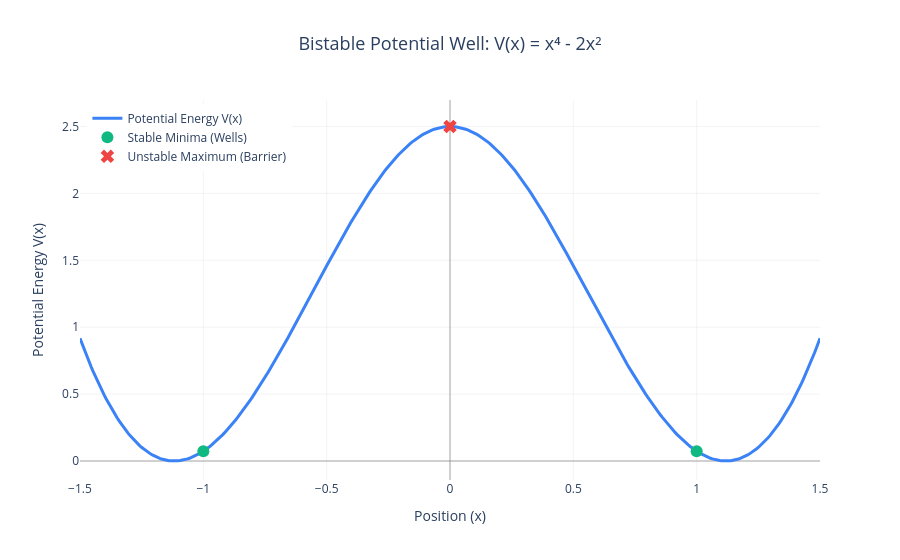
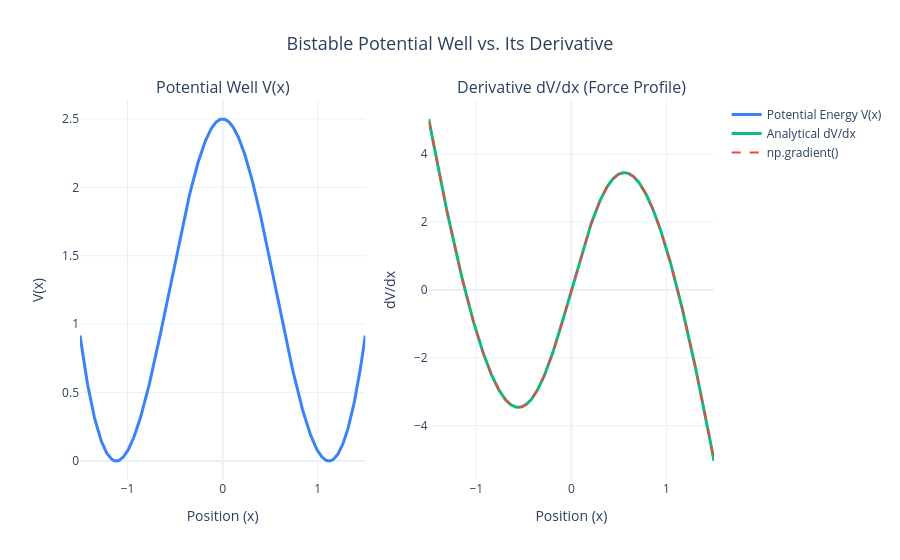

Notebook code cell kept with these figures, in order:
### Code cell
plot_potential()
plot_bistable_and_force()

### Figure 1 — Plotly figure (JSON) as saved in the notebook; plotly's stock layout.template omitted (floating-point values rounded to 4 significant figures; data arrays with more than 128 entries replaced by an {"elided": "..."} marker saying what was removed)
{"data": [{"line": {"color": "#3b82f6", "width": 3}, "mode": "lines", "name": "Potential Energy V(x)", "type": "scatter", "x": {"elided": "400 float values"}, "y": {"elided": "400 float values"}}, {"marker": {"color": "#10b981", "size": 12, "symbol": "circle"}, "mode": "markers", "name": "Stable Minima (Wells)", "type": "scatter", "x": [-1, 1], "y": [0.07359, 0.07359]}, {"marker": {"color": "#ef4444", "size": 12, "symbol": "x"}, "mode": "markers", "name": "Unstable Maximum (Barrier)", "type": "scatter", "x": [0], "y": [2.5]}], "layout": {"hovermode": "x unified", "legend": {"x": 0.01, "xanchor": "left", "y": 0.99, "yanchor": "top"}, "title": {"font": {"size": 18}, "text": "Bistable Potential Well: V(x) = x⁴ - 2x²", "x": 0.5}, "xaxis": {"gridcolor": "rgba(200, 200, 200, 0.2)", "title": {"text": "Position (x)"}, "zerolinecolor": "rgba(100, 100, 100, 0.3)"}, "yaxis": {"gridcolor": "rgba(200, 200, 200, 0.2)", "title": {"text": "Potential Energy V(x)"}, "zerolinecolor": "rgba(100, 100, 100, 0.3)"}}}

### Figure 2 — Plotly figure (JSON) as saved in the notebook; plotly's stock layout.template omitted (floating-point values rounded to 4 significant figures; data arrays with more than 128 entries replaced by an {"elided": "..."} marker saying what was removed)
{"data": [{"line": {"color": "#3b82f6", "width": 3}, "name": "Potential Energy V(x)", "type": "scatter", "x": {"elided": "400 float values"}, "xaxis": "x", "y": {"elided": "400 float values"}, "yaxis": "y"}, {"line": {"color": "#10b981", "width": 3}, "name": "Analytical dV/dx", "type": "scatter", "x": {"elided": "400 float values"}, "xaxis": "x2", "y": {"elided": "400 float values"}, "yaxis": "y2"}, {"line": {"color": "#ef4444", "dash": "dash", "width": 2}, "name": "np.gradient()", "type": "scatter", "x": {"elided": "400 float values"}, "xaxis": "x2", "y": {"elided": "400 float values"}, "yaxis": "y2"}], "layout": {"annotations": [{"font": {"size": 16}, "showarrow": false, "text": "Potential Well V(x)", "x": 0.225, "xanchor": "center", "xref": "paper", "y": 1, "yanchor": "bottom", "yref": "paper"}, {"font": {"size": 16}, "showarrow": false, "text": "Derivative dV/dx (Force Profile)", "x": 0.775, "xanchor": "center", "xref": "paper", "y": 1, "yanchor": "bottom", "yref": "paper"}], "hovermode": "x unified", "title": {"font": {"size": 18}, "text": "Bistable Potential Well vs. Its Derivative", "x": 0.5}, "xaxis": {"anchor": "y", "domain": [0, 0.45], "title": {"text": "Position (x)"}}, "xaxis2": {"anchor": "y2", "domain": [0.55, 1], "title": {"text": "Position (x)"}}, "yaxis": {"anchor": "x", "domain": [0, 1], "title": {"text": "V(x)"}}, "yaxis2": {"anchor": "x2", "domain": [0, 1], "title": {"text": "dV/dx"}}}}
